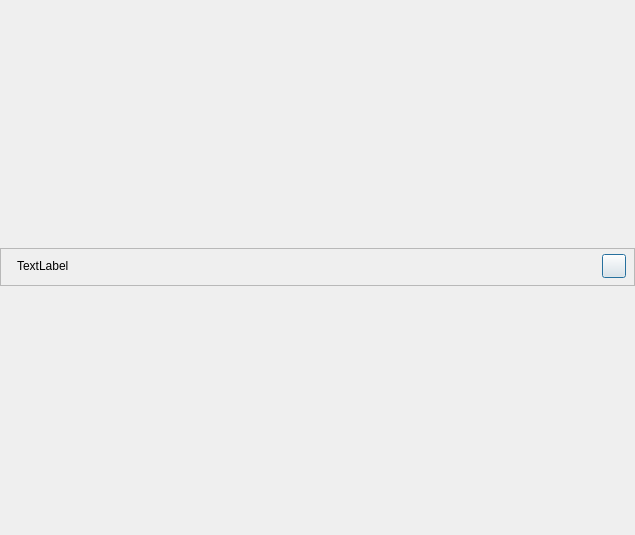
<?xml version="1.0" encoding="UTF-8"?>
<ui version="4.0">
 <class>AFQCustomColorDialog</class>
 <widget class="QDialog" name="AFQCustomColorDialog">
  <property name="geometry">
   <rect>
    <x>0</x>
    <y>0</y>
    <width>635</width>
    <height>535</height>
   </rect>
  </property>
  <property name="minimumSize">
   <size>
    <width>635</width>
    <height>535</height>
   </size>
  </property>
  <property name="maximumSize">
   <size>
    <width>635</width>
    <height>535</height>
   </size>
  </property>
  <property name="windowTitle">
   <string>Dialog</string>
  </property>
  <property name="autoFillBackground">
   <bool>false</bool>
  </property>
  <layout class="QVBoxLayout" name="verticalLayout">
   <property name="spacing">
    <number>0</number>
   </property>
   <property name="leftMargin">
    <number>0</number>
   </property>
   <property name="topMargin">
    <number>0</number>
   </property>
   <property name="rightMargin">
    <number>0</number>
   </property>
   <property name="bottomMargin">
    <number>0</number>
   </property>
   <item>
    <widget class="QFrame" name="titleFrame">
     <property name="minimumSize">
      <size>
       <width>0</width>
       <height>0</height>
      </size>
     </property>
     <property name="maximumSize">
      <size>
       <width>16777215</width>
       <height>38</height>
      </size>
     </property>
     <property name="frameShape">
      <enum>QFrame::StyledPanel</enum>
     </property>
     <property name="frameShadow">
      <enum>QFrame::Raised</enum>
     </property>
     <layout class="QHBoxLayout" name="titleLayout">
      <property name="spacing">
       <number>6</number>
      </property>
      <property name="leftMargin">
       <number>16</number>
      </property>
      <property name="topMargin">
       <number>5</number>
      </property>
      <property name="rightMargin">
       <number>8</number>
      </property>
      <property name="bottomMargin">
       <number>8</number>
      </property>
      <item>
       <widget class="QLabel" name="labelTitle">
        <property name="text">
         <string>TextLabel</string>
        </property>
        <property name="labelType" stdset="0">
         <string>labelTitle</string>
        </property>
       </widget>
      </item>
      <item>
       <spacer name="horizontalSpacer">
        <property name="orientation">
         <enum>Qt::Horizontal</enum>
        </property>
        <property name="sizeHint" stdset="0">
         <size>
          <width>40</width>
          <height>20</height>
         </size>
        </property>
       </spacer>
      </item>
      <item>
       <widget class="QPushButton" name="closeButton">
        <property name="minimumSize">
         <size>
          <width>24</width>
          <height>24</height>
         </size>
        </property>
        <property name="maximumSize">
         <size>
          <width>24</width>
          <height>24</height>
         </size>
        </property>
        <property name="text">
         <string/>
        </property>
        <property name="iconSize">
         <size>
          <width>11</width>
          <height>11</height>
         </size>
        </property>
        <property name="buttonType" stdset="0">
         <string>closeButton</string>
        </property>
       </widget>
      </item>
     </layout>
    </widget>
   </item>
   <item>
    <layout class="QVBoxLayout" name="layoutColorPicker">
     <property name="leftMargin">
      <number>20</number>
     </property>
     <property name="rightMargin">
      <number>20</number>
     </property>
    </layout>
   </item>
  </layout>
 </widget>
 <resources>
  <include location="aneta-main-resource.qrc"/>
 </resources>
 <connections/>
</ui>
